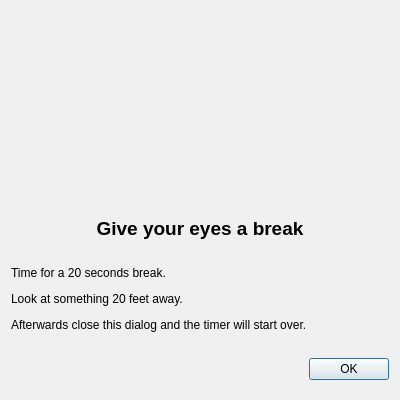
<?xml version="1.0" encoding="UTF-8"?>
<ui version="4.0">
 <class>ReminderDialog</class>
 <widget class="QDialog" name="ReminderDialog">
  <property name="geometry">
   <rect>
    <x>0</x>
    <y>0</y>
    <width>400</width>
    <height>400</height>
   </rect>
  </property>
  <property name="sizePolicy">
   <sizepolicy hsizetype="Preferred" vsizetype="Preferred">
    <horstretch>0</horstretch>
    <verstretch>0</verstretch>
   </sizepolicy>
  </property>
  <property name="windowTitle">
   <string>Time for a break!</string>
  </property>
  <property name="windowIcon">
   <iconset resource="../resources.qrc">
    <normaloff>:/icons/icon.ico</normaloff>:/icons/icon.ico</iconset>
  </property>
  <property name="modal">
   <bool>true</bool>
  </property>
  <layout class="QVBoxLayout" name="verticalLayout">
   <property name="spacing">
    <number>12</number>
   </property>
   <item>
    <spacer name="imageSpacerTop">
     <property name="orientation">
      <enum>Qt::Vertical</enum>
     </property>
     <property name="sizeType">
      <enum>QSizePolicy::Fixed</enum>
     </property>
     <property name="sizeHint" stdset="0">
      <size>
       <width>20</width>
       <height>20</height>
      </size>
     </property>
    </spacer>
   </item>
   <item>
    <widget class="QLabel" name="image">
     <property name="sizePolicy">
      <sizepolicy hsizetype="Preferred" vsizetype="Fixed">
       <horstretch>0</horstretch>
       <verstretch>0</verstretch>
      </sizepolicy>
     </property>
     <property name="minimumSize">
      <size>
       <width>150</width>
       <height>140</height>
      </size>
     </property>
     <property name="text">
      <string/>
     </property>
     <property name="pixmap">
      <pixmap resource="../resources.qrc">:/images/break.png</pixmap>
     </property>
     <property name="alignment">
      <set>Qt::AlignCenter</set>
     </property>
    </widget>
   </item>
   <item>
    <spacer name="imageSpacerBottom">
     <property name="orientation">
      <enum>Qt::Vertical</enum>
     </property>
     <property name="sizeType">
      <enum>QSizePolicy::Fixed</enum>
     </property>
     <property name="sizeHint" stdset="0">
      <size>
       <width>20</width>
       <height>20</height>
      </size>
     </property>
    </spacer>
   </item>
   <item>
    <widget class="QLabel" name="header">
     <property name="sizePolicy">
      <sizepolicy hsizetype="Preferred" vsizetype="Fixed">
       <horstretch>0</horstretch>
       <verstretch>0</verstretch>
      </sizepolicy>
     </property>
     <property name="text">
      <string>&lt;html&gt;&lt;head/&gt;&lt;body&gt;&lt;p align=&quot;center&quot;&gt;&lt;span style=&quot; font-size:14pt; font-weight:600;&quot;&gt;Give your eyes a break&lt;/span&gt;&lt;/p&gt;&lt;/body&gt;&lt;/html&gt;</string>
     </property>
     <property name="alignment">
      <set>Qt::AlignLeading|Qt::AlignLeft|Qt::AlignVCenter</set>
     </property>
    </widget>
   </item>
   <item>
    <widget class="QLabel" name="infoText">
     <property name="sizePolicy">
      <sizepolicy hsizetype="Preferred" vsizetype="Fixed">
       <horstretch>0</horstretch>
       <verstretch>0</verstretch>
      </sizepolicy>
     </property>
     <property name="text">
      <string>&lt;html&gt;&lt;head/&gt;&lt;body&gt;&lt;p&gt;Time for a 20 seconds break.&lt;/p&gt;&lt;p&gt;Look at something 20 feet away.&lt;/p&gt;&lt;p&gt;Afterwards close this dialog and the timer will start over.&lt;/p&gt;&lt;/body&gt;&lt;/html&gt;</string>
     </property>
     <property name="wordWrap">
      <bool>true</bool>
     </property>
    </widget>
   </item>
   <item>
    <widget class="QDialogButtonBox" name="buttonBox">
     <property name="orientation">
      <enum>Qt::Horizontal</enum>
     </property>
     <property name="standardButtons">
      <set>QDialogButtonBox::Ok</set>
     </property>
    </widget>
   </item>
  </layout>
 </widget>
 <resources>
  <include location="../resources.qrc"/>
 </resources>
 <connections>
  <connection>
   <sender>buttonBox</sender>
   <signal>accepted()</signal>
   <receiver>ReminderDialog</receiver>
   <slot>accept()</slot>
   <hints>
    <hint type="sourcelabel">
     <x>248</x>
     <y>254</y>
    </hint>
    <hint type="destinationlabel">
     <x>157</x>
     <y>274</y>
    </hint>
   </hints>
  </connection>
  <connection>
   <sender>buttonBox</sender>
   <signal>rejected()</signal>
   <receiver>ReminderDialog</receiver>
   <slot>reject()</slot>
   <hints>
    <hint type="sourcelabel">
     <x>316</x>
     <y>260</y>
    </hint>
    <hint type="destinationlabel">
     <x>286</x>
     <y>274</y>
    </hint>
   </hints>
  </connection>
 </connections>
</ui>
